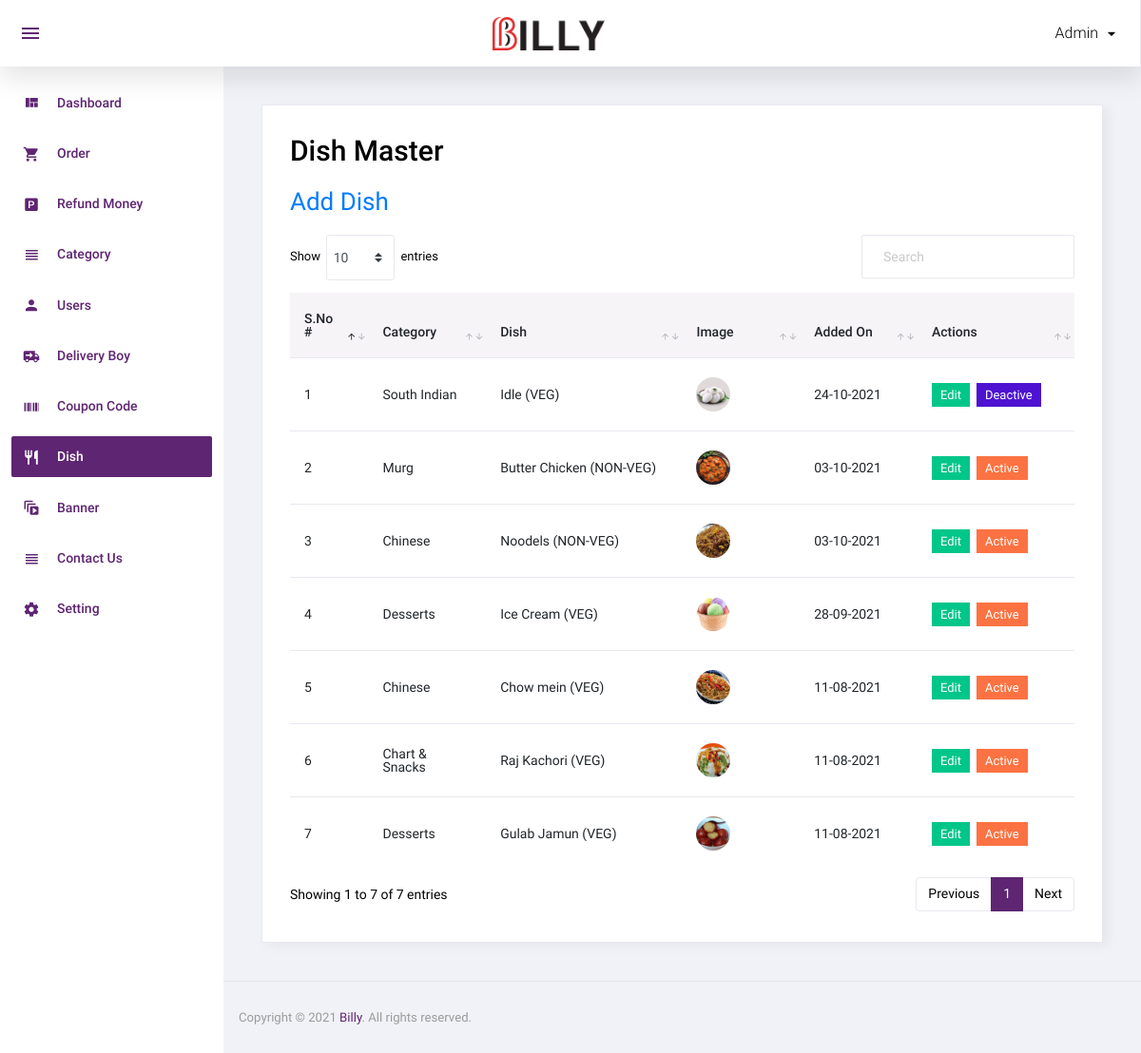
Page /admin/dish.php (signed in) on the committed database.
### tables this page shows
CREATE TABLE IF NOT EXISTS `dish` (
  `id` int NOT NULL AUTO_INCREMENT,
  `category_id` int NOT NULL,
  `dish` varchar(100) NOT NULL,
  `dish_detail` text NOT NULL,
  `image` varchar(100) NOT NULL,
  `type` enum('veg','non-veg') NOT NULL,
  `status` int NOT NULL,
  `added_on` datetime NOT NULL,
  PRIMARY KEY (`id`)
);

CREATE TABLE IF NOT EXISTS `category` (
  `id` int NOT NULL AUTO_INCREMENT,
  `category` varchar(50) NOT NULL,
  `status` int NOT NULL,
  `added_on` datetime NOT NULL,
  PRIMARY KEY (`id`)
);

### admin/dish.php (the view, shortened to what this page needs)
<?php
include('top.php');
$sql = "select dish.*,category.category from dish,category where dish.category_id=category.id and category.status=1 order by dish.id desc";
$res = mysqli_query($con, $sql);
?>
<div class="card">
	<div class="card-body">
		<h1 class="grid_title">Dish Master</h1>
		<a href="manage_dish.php" class="add_link">Add Dish</a>
		<div class="row grid_box">
			<div class="col-12">
				<div class="table-responsive">
					<table id="order-listing" class="table">
						<thead>
							<tr>
								<th width="10%">S.No #</th>
								<th width="15%">Category</th>
								<th width="25%">Dish</th>
								<th width="15%">Image</th>
								<th width="15%">Added On</th>
								<th width="20%">Actions</th>
							</tr>
						</thead>
						<tbody>
							<?php if (mysqli_num_rows($res) > 0) {
								$i = 1;
								while ($row = mysqli_fetch_assoc($res)) {
							?>
									<tr>
										<td><?php echo $i ?></td>
										<td><?php echo $row['category'] ?></td>
										<td><?php echo $row['dish'] ?>&nbsp;(<?php echo strtoupper( $row['type']) ?>)</td>
										<td><a target="_blank" href="<?php echo SITE_DISH_IMAGE . $row['image'] ?>"><img src="<?php echo SITE_DISH_IMAGE . $row['image'] ?>" /></a></td>
										<td>
											<?php
											$dateStr = strtotime($row['added_on']);
											echo date('d-m-Y', $dateStr);
											?>
										</td>
										<td>
											<a href="manage_dish.php?id=<?php echo $row['id'] ?>"><label class="badge badge-success hand_cursor">Edit</label></a>&nbsp;
											<?php
											if ($row['status'] == 1) {
											?>
												<a href="?id=<?php echo $row['id'] ?>&type=deactive"><label class="badge badge-danger hand_cursor">Active</label></a>
											<?php
											} else {
											?>
												<a href="?id=<?php echo $row['id'] ?>&type=active"><label class="badge badge-info hand_cursor">Deactive</label></a>
											<?php
											}
											?>
										</td>
									</tr>
								<?php
									$i++;
								}
							} else { ?>
								<tr>
									<td colspan="5">No data found</td>
								</tr>
							<?php } ?>
						</tbody>
					</table>
				</div>
			</div>
		</div>
	</div>
</div>
<?php include('footer.php'); ?>

### rows in the picture
dish: category.category "South Indian", dish "Idle", type "VEG", image (picture), added_on "24-10-2021"
dish: category.category "Murg", dish "Butter Chicken", type "NON-VEG", image (picture), added_on "03-10-2021"
dish: category.category "Chinese", dish "Noodels", type "NON-VEG", image (picture), added_on "03-10-2021"
dish: category.category "Desserts", dish "Ice Cream", type "VEG", image (picture), added_on "28-09-2021"
dish: category.category "Chinese", dish "Chow mein", type "VEG", image (picture), added_on "11-08-2021"
dish: category.category "Chart & Snacks", dish "Raj Kachori", type "VEG", image (picture), added_on "11-08-2021"
dish: category.category "Desserts", dish "Gulab Jamun", type "VEG", image (picture), added_on "11-08-2021"

### other values in the picture
$_SESSION['ADMIN_USER'] "Admin"
